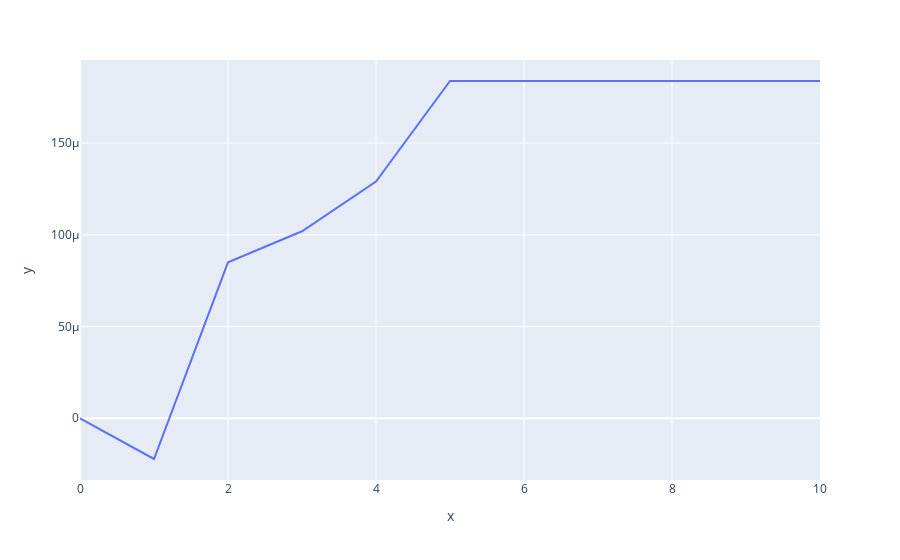

Write notebook code for a chart like this one.
### Markdown cell above
Checking Jarzynski equality accuracy

### Code cell
px.line(x=times1, y=1-np.average(np.exp(-work2), axis=0)/np.sqrt(ks[0]/ks))

### Figure 1 — Plotly figure (JSON) as saved in the notebook; plotly's stock layout.template omitted (floating-point values rounded to 4 significant figures)
{"data": [{"hovertemplate": "x=%{x}<br>y=%{y}<extra></extra>", "legendgroup": "", "line": {"color": "#636efa", "dash": "solid"}, "marker": {"symbol": "circle"}, "mode": "lines", "name": "", "orientation": "v", "showlegend": false, "type": "scatter", "x": [0, 1, 2, 3, 4, 5, 6, 7, 8, 9, 10], "xaxis": "x", "y": [0, -2.221e-05, 8.502e-05, 0.000102, 0.0001291, 0.0001839, 0.0001839, 0.0001839, 0.0001839, 0.0001839, 0.0001839], "yaxis": "y"}], "layout": {"legend": {"tracegroupgap": 0}, "margin": {"t": 60}, "xaxis": {"anchor": "y", "domain": [0, 1], "title": {"text": "x"}}, "yaxis": {"anchor": "x", "domain": [0, 1], "title": {"text": "y"}}}}
